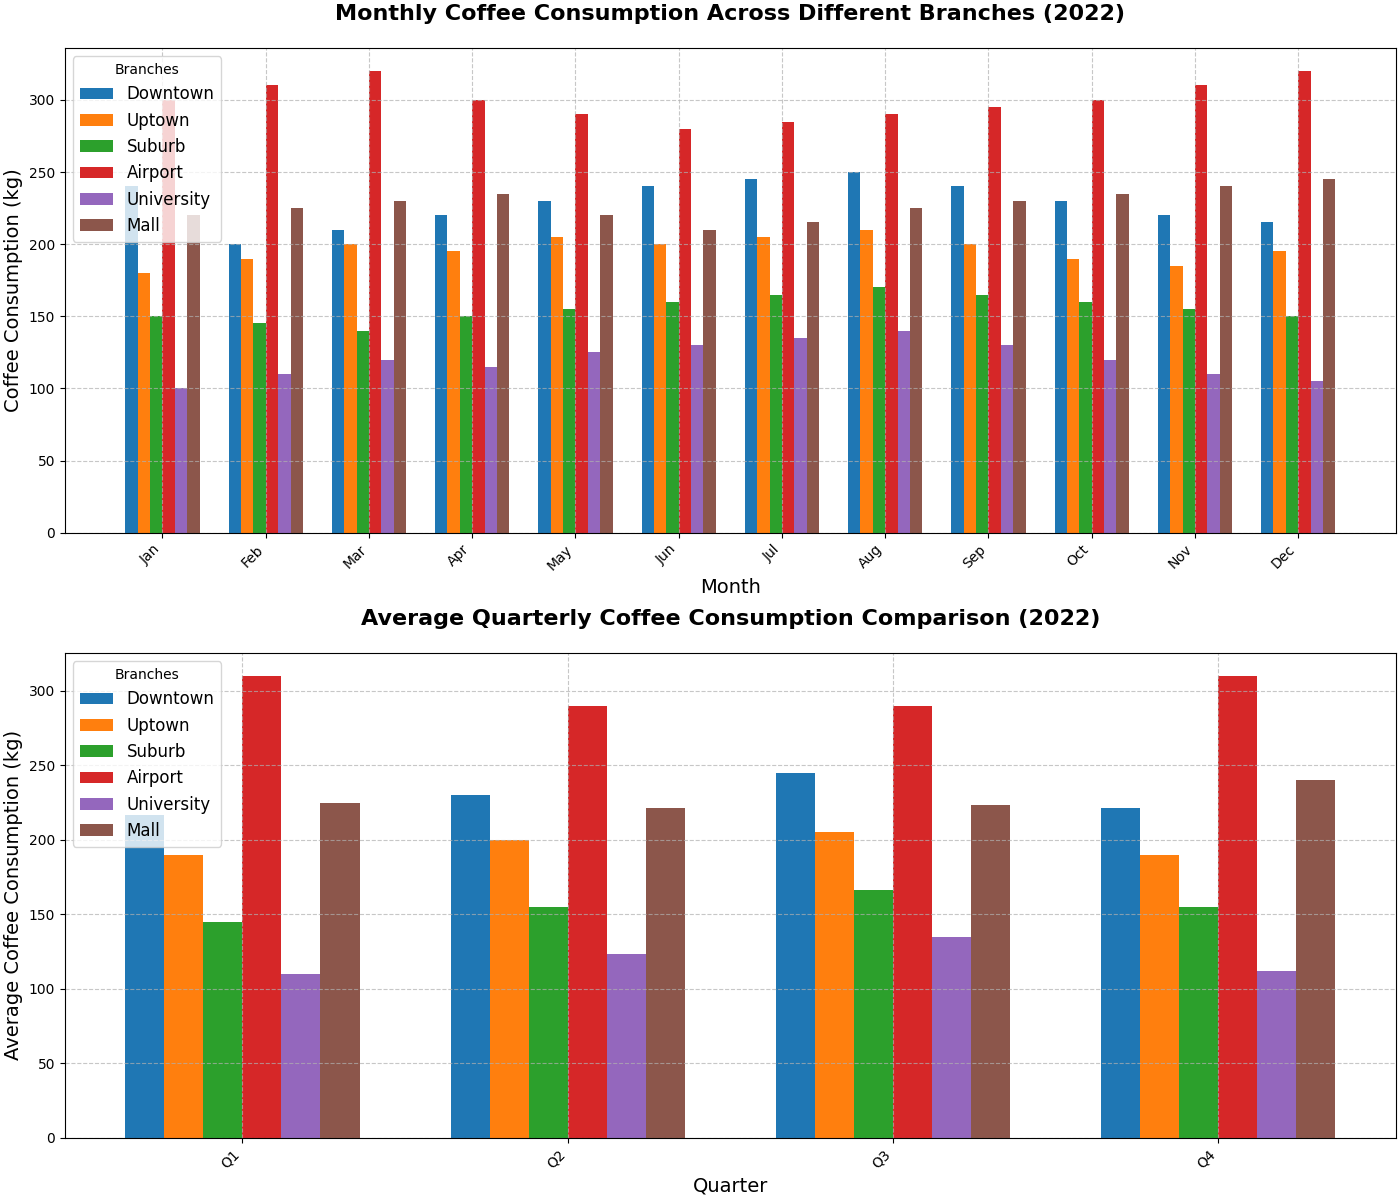

Write the Python code that produced this figure.
import matplotlib.pyplot as plt
import numpy as np

# Branches : 'Downtown', 'Uptown', 'Suburb', 'Airport', 'University', 'Mall'
branches = ['Downtown', 'Uptown', 'Suburb', 'Airport', 'University', 'Mall']
months = np.arange(1, 13)

# Coffee consumption data in kilograms for each branch
downtown_consumption = [240, 200, 210, 220, 230, 240, 245, 250, 240, 230, 220, 215]
uptown_consumption = [180, 190, 200, 195, 205, 200, 205, 210, 200, 190, 185, 195]
suburb_consumption = [150, 145, 140, 150, 155, 160, 165, 170, 165, 160, 155, 150]
airport_consumption = [300, 310, 320, 300, 290, 280, 285, 290, 295, 300, 310, 320]
university_consumption = [100, 110, 120, 115, 125, 130, 135, 140, 130, 120, 110, 105]
mall_consumption = [220, 225, 230, 235, 220, 210, 215, 225, 230, 235, 240, 245]

# Creating the subplots
fig, axes = plt.subplots(2, 1, figsize=(14,12), constrained_layout=True)

# Plot 1: Bar chart for coffee consumption per branch across months
bar_width = 0.12
x_indices = np.arange(len(months))

for i, (consumption, label) in enumerate(zip([downtown_consumption, uptown_consumption, suburb_consumption, airport_consumption, university_consumption, mall_consumption], branches)):
    axes[0].bar(x_indices + i * bar_width, consumption, bar_width, label=label)

# Beautifying the plot
axes[0].set_title("Monthly Coffee Consumption Across Different Branches (2022)", fontsize=16, fontweight='bold', pad=20)
axes[0].set_xlabel("Month", fontsize=14)
axes[0].set_ylabel("Coffee Consumption (kg)", fontsize=14)
axes[0].set_xticks(x_indices + bar_width * (len(branches) - 1) / 2)
axes[0].set_xticklabels(['Jan', 'Feb', 'Mar', 'Apr', 'May', 'Jun', 'Jul', 'Aug', 'Sep', 'Oct', 'Nov', 'Dec'], rotation=45, ha='right')
axes[0].legend(loc='upper left', title='Branches', fontsize=12)
axes[0].grid(True, linestyle='--', alpha=0.7)

# Plot 2: Grouped bar chart to compare average consumption per branch during quarters
quarters = ['Q1', 'Q2', 'Q3', 'Q4']
x_indices_2 = np.arange(len(quarters))
average_consumptions = {
    'Downtown': [np.mean(downtown_consumption[i*3:i*3+3]) for i in range(4)],
    'Uptown': [np.mean(uptown_consumption[i*3:i*3+3]) for i in range(4)],
    'Suburb': [np.mean(suburb_consumption[i*3:i*3+3]) for i in range(4)],
    'Airport': [np.mean(airport_consumption[i*3:i*3+3]) for i in range(4)],
    'University': [np.mean(university_consumption[i*3:i*3+3]) for i in range(4)],
    'Mall': [np.mean(mall_consumption[i*3:i*3+3]) for i in range(4)],
}

for i, (label, avg) in enumerate(average_consumptions.items()):
    axes[1].bar(x_indices_2 + i * bar_width, avg, bar_width, label=label)

# Beautifying the plot
axes[1].set_title("Average Quarterly Coffee Consumption Comparison (2022)", fontsize=16, fontweight='bold', pad=20)
axes[1].set_xlabel("Quarter", fontsize=14)
axes[1].set_ylabel("Average Coffee Consumption (kg)", fontsize=14)
axes[1].set_xticks(x_indices_2 + bar_width * (len(branches) - 1) / 2)
axes[1].set_xticklabels(quarters, rotation=45, ha='right')
axes[1].legend(loc='upper left', title='Branches', fontsize=12)
axes[1].grid(True, linestyle='--', alpha=0.7)

plt.show()
